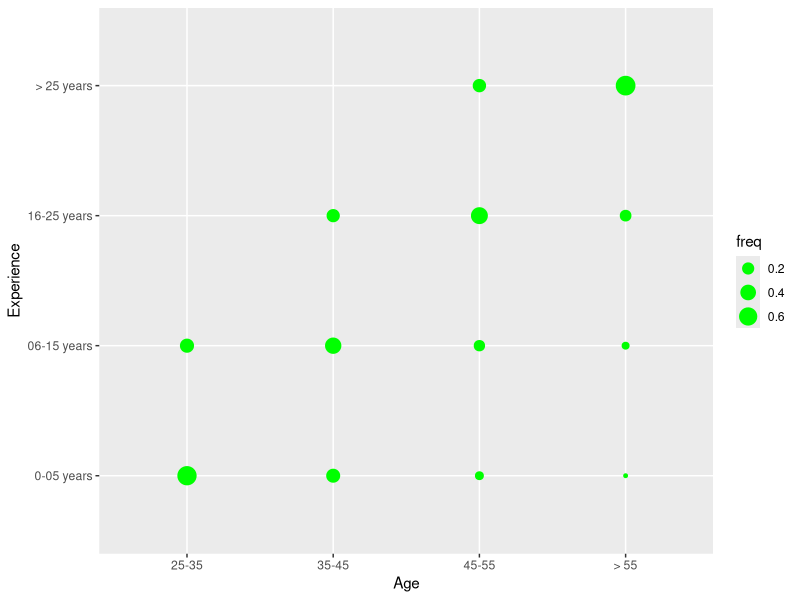

Source code (R): (Note: this script raises an error after producing the figure.)
library(psych)
library(dplyr)
library(tidyr)
library(ggplot2)
library(forcats)

survey.pilot <- read.csv("../data/survey-pilot-3-EN.csv")
survey.interaction <- read.csv("../data/survey-student-interaction-pilot-3-2021-EN.csv")
#ggplot(survey.pilot,aes(Age,Experience))+geom_point(aes(size=value),colour="green")

survey.pilot %>% group_by( Gender ) %>% summarise ( n = n() ) %>% mutate( freqGender = n/sum(n)) -> freq.Gender
survey.pilot %>% group_by( Age ) %>% summarise ( n = n() ) %>% mutate( freqAge = n/sum(n)) -> freq.Age
survey.pilot %>% group_by( Experience ) %>% summarise ( n = n() ) %>% mutate( freqExperience = n/sum(n)) -> freq.Experience
survey.pilot %>% group_by( Sector ) %>% summarise ( n = n() ) %>% mutate( freqSector = n/sum(n)) -> freq.Sector
survey.pilot %>% group_by( Discipline ) %>% summarise ( n = n() ) %>% mutate( freqDiscipline = n/sum(n)) -> freq.Discipline

survey.pilot %>%
    mutate(Age = fct_relevel(Age,"25-35", "35-45", "45-55", "> 55")) %>%
    mutate(Experience = fct_relevel(Experience, "0-05 years", "06-15 years", "16-25 years", "> 25 years" )) %>%
    group_by( Age, Experience ) %>% summarise( n = n() ) %>% mutate( freq = n/sum(n)) -> Age.vs.Experience

ggplot(Age.vs.Experience,aes(Age,Experience))+geom_point(aes(size=freq),colour="green")



survey.interaction %>% group_by( Gender ) %>% summarise ( n = n() ) %>% mutate( freqGender = n/sum(n)) -> freqInteraction.Gender
survey.interaction %>% group_by( Age ) %>% summarise ( n = n() ) %>% mutate( freqAge = n/sum(n)) -> freqInteraction.Age
survey.interaction %>% group_by( Experience ) %>% summarise ( n = n() ) %>% mutate( freqExperience = n/sum(n)) -> freqInteraction.Experience


survey.interaction %>%  mutate(Sector = ifelse(DegreesVocational == "No","","Vocational,")) %>%
  mutate(Sector = ifelse(Sector == "No", paste(Sector, "",sep=""), paste(Sector, "University,",sep=""))) %>%
  mutate(Sector = substr(Sector,1,nchar(Sector)-1))-> df1
df1 %>%  mutate(Sector =str_split(Sector, ",")) %>% unnest(cols = c(Sector)) -> df1.Sector
df1.Sector %>% group_by( Sector ) %>% summarise ( n = n() ) %>% mutate( freqSector = n/sum(n)) -> freqInteraction.Sector

survey.interaction %>% group_by( Sector ) %>% summarise ( n = n() ) %>% mutate( freqSector = n/sum(n)) -> freqInteraction.Sector
survey.interaction %>% group_by( Discipline ) %>% summarise ( n = n() ) %>% mutate( freqDiscipline = n/sum(n)) -> freqInteraction.Discipline

freq.Gender$source<-rep("survey1")
freqInteraction.Gender$source<-rep("survey2")
freqbinded.Gender <- rbind(freq.Gender, freqInteraction.Gender)
freqbinded.Gender$source <- factor(freqbinded.Gender$source) 
freqbinded.Gender[as.character(freqbinded.Gender$Gender)!="No", ] -> df1
ggplot(df1, aes(x = Gender, y=freqGender, fill = source)) + geom_bar(stat="identity", position = "dodge")+scale_y_continuous(labels=scales::percent) + theme(axis.title.y=element_blank())

freq.Age$source<-rep("survey1")
freqInteraction.Age$source<-rep("survey2")
freqbinded.Age <- rbind(freq.Age, freqInteraction.Age)
freqbinded.Age$source <- factor(freqbinded.Age$source) 
ggplot(freqbinded.Age, aes(x = Age, y=freqAge, fill = source)) + geom_bar(stat="identity", position = "dodge")+scale_y_continuous(labels=scales::percent) + theme(axis.title.y=element_blank())

freq.Experience$source<-rep("survey1")
freqInteraction.Experience$source<-rep("survey2")
freqbinded.Experience <- rbind(freq.Experience, freqInteraction.Experience)
freqbinded.Experience$source <- factor(freqbinded.Experience$source) 
ggplot(freqbinded.Experience, aes(x = Experience, y=freqExperience, fill = source)) + geom_bar(stat="identity", position = "dodge")+scale_y_continuous(labels=scales::percent) + theme(axis.title.y=element_blank())


survey.interaction %>% group_by( Vocational ) %>% summarise ( n = n() ) %>% mutate( freqSector = n/sum(n)) -> freqInteraction.Sector
freqInteraction.Sector$Sector <- freqInteraction.Sector$Vocational
freqInteraction.Sector %>% mutate(Sector = ifelse(as.character(Vocational) == "Yes", "Vocational", "University")) -> freqInteraction.Sector
freqInteraction.Sector <- freqInteraction.Sector[-c(1)]
freq.Sector$source<-rep("survey1")
freqInteraction.Sector$source<-rep("survey2")
freqbinded.Sector <- rbind(freq.Sector, freqInteraction.Sector)
freqbinded.Sector$source <- factor(freqbinded.Sector$source) 
ggplot(freqbinded.Sector, aes(x = Sector, y=freqSector, fill = source)) + geom_bar(stat="identity", position = "dodge")+scale_y_continuous(labels=scales::percent) + theme(axis.title.y=element_blank())


freqInteraction.Discipline %>%mutate(Discipline = ifelse(as.character(Discipline) == "No", "Other", as.character(Discipline))) -> freqInteraction.Discipline2
freq.Discipline %>% mutate(Discipline = ifelse(as.character(Discipline) == "No", "Other", as.character(Discipline))) %>%
                    mutate(n = ifelse(as.character(Discipline) =="Engineering", sum(n[as.character(Discipline)=="Engineering" | as.character(Discipline)=="Technology"]), n)) %>%
                    mutate(Discipline = ifelse(as.character(Discipline) == "Engineering", "Tech/Engineering", as.character(Discipline))) %>%
                    subset(as.character(Discipline) != "Technology")-> freq.Discipline2

freq.Discipline2$source<-rep("survey1")
freqInteraction.Discipline2$source<-rep("survey2")
freqbinded.Discipline <- rbind(freq.Discipline2, freqInteraction.Discipline2)
freqbinded.Discipline$source <- factor(freqbinded.Discipline$source) 
freqbinded.Discipline$Discipline <- factor(freqbinded.Discipline$Discipline, levels = c("Biomedicine", "Humanities", "Social Sciences", "Sciences", "Tech/Engineering", "Other"))
ggplot(freqbinded.Discipline, aes(x = Discipline, y=freqDiscipline, fill = source)) + geom_bar(stat="identity", position = "dodge")+scale_y_continuous(labels=scales::percent) + theme(axis.title.y=element_blank())


#ggplot(freq.Gender, aes(x=Gender, y=freqGender, fill=Gender)) + geom_bar(stat="identity")+scale_y_continuous(labels=scales::percent) + theme(axis.title.y=element_blank(),axis.title.x=element_blank(),axis.text.x=element_blank(),axis.ticks.x=element_blank())
#ggsave('../figures/gender.pdf', width = 80, height = 55, units = "mm")
#ggplot(freq.Age, aes(x=Age, y=freqAge, fill=Age)) + geom_bar(stat="identity")+scale_y_continuous(labels=scales::percent) + theme(axis.title.y=element_blank(),axis.title.x=element_blank(),axis.text.x=element_blank(),axis.ticks.x=element_blank())
#ggsave('../figures/age.pdf', width = 80, height = 55, units = "mm")
#ggplot(freq.Experience, aes(x=Experience, y=freqExperience, fill=Experience)) + geom_bar(stat="identity")+scale_y_continuous(labels=scales::percent) + theme(axis.title.y=element_blank(),axis.title.x=element_blank(),axis.text.x=element_blank(),axis.ticks.x=element_blank())
#ggsave('../figures/experience.pdf', width = 80, height = 55, units = "mm")
#ggplot(freq.Sector, aes(x=Sector, y=freqSector, fill=Sector)) + geom_bar(stat="identity")+scale_y_continuous(labels=scales::percent) + theme(axis.title.y=element_blank(),axis.title.x=element_blank(),axis.text.x=element_blank(),axis.ticks.x=element_blank())
#ggsave('../figures/sector.pdf', width = 80, height = 55, units = "mm")
#ggplot(freq.Discipline, aes(x=Discipline, y=freqDiscipline, fill=Discipline)) + geom_bar(stat="identity")+scale_y_continuous(labels=scales::percent) + theme(axis.title.y=element_blank(),axis.title.x=element_blank(),axis.text.x=element_blank(),axis.ticks.x=element_blank())
#ggsave('../figures/discipline.pdf', width = 150, height = 62, units = "mm")


survey.pilot %>% group_by( Gender, WhatsApp ) %>% summarise ( n = n() ) %>% mutate( freqWhatsApp = n/sum(n)) -> freq.Gender.WhatsApp
survey.pilot %>% group_by( Experience, WhatsApp ) %>% summarise ( n = n() ) %>% mutate( freqWhatsApp = n/sum(n)) -> freq.Experience.WhatsApp
survey.pilot %>% group_by( Sector, WhatsApp ) %>% summarise ( n = n() ) %>% mutate( freqWhatsApp = n/sum(n)) -> freq.Sector.WhatsApp

survey.pilot %>% group_by( Gender, Telegram ) %>% summarise ( n = n() ) %>% mutate( freqTelegram = n/sum(n)) -> freq.Gender.Telegram
survey.pilot %>% group_by( Experience, Telegram ) %>% summarise ( n = n() ) %>% mutate( freqTelegram = n/sum(n)) -> freq.Experience.Telegram
survey.pilot %>% group_by( Sector, Telegram ) %>% summarise ( n = n() ) %>% mutate( freqTelegram = n/sum(n)) -> freq.Sector.Telegram

survey.pilot %>% group_by( Gender, Provided ) %>% summarise ( n = n() ) %>% mutate( freqWhatsApp = n/sum(n)) -> freq.Gender.Platform
survey.pilot %>% group_by( Experience, Provided ) %>% summarise ( n = n() ) %>% mutate( freqWhatsApp = n/sum(n)) -> freq.Experience.Platform
survey.pilot %>% group_by( Sector, Provided ) %>% summarise ( n = n() ) %>% mutate( freqWhatsApp = n/sum(n)) -> freq.Sector.Platform
